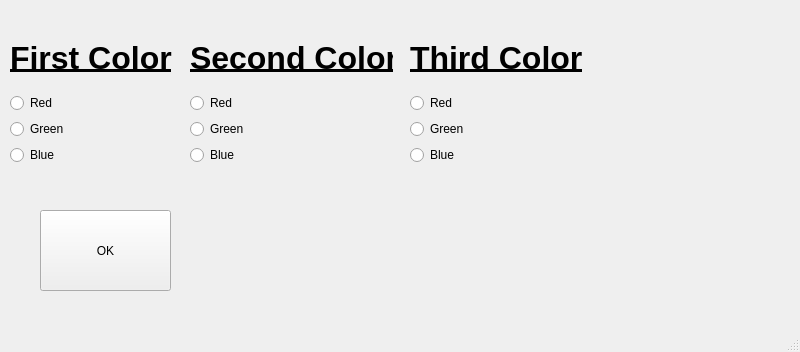
<?xml version="1.0" encoding="UTF-8"?>
<ui version="4.0">
 <class>MainWindow</class>
 <widget class="QMainWindow" name="MainWindow">
  <property name="geometry">
   <rect>
    <x>0</x>
    <y>0</y>
    <width>800</width>
    <height>352</height>
   </rect>
  </property>
  <property name="windowTitle">
   <string>MainWindow</string>
  </property>
  <widget class="QWidget" name="centralwidget">
   <widget class="QWidget" name="widget" native="true">
    <property name="geometry">
     <rect>
      <x>90</x>
      <y>80</y>
      <width>120</width>
      <height>80</height>
     </rect>
    </property>
   </widget>
   <widget class="QPushButton" name="pushButton">
    <property name="geometry">
     <rect>
      <x>40</x>
      <y>210</y>
      <width>131</width>
      <height>81</height>
     </rect>
    </property>
    <property name="text">
     <string>OK</string>
    </property>
   </widget>
   <widget class="QLabel" name="label_4">
    <property name="geometry">
     <rect>
      <x>210</x>
      <y>200</y>
      <width>381</width>
      <height>111</height>
     </rect>
    </property>
    <property name="text">
     <string/>
    </property>
   </widget>
   <widget class="QWidget" name="">
    <property name="geometry">
     <rect>
      <x>190</x>
      <y>30</y>
      <width>203</width>
      <height>135</height>
     </rect>
    </property>
    <layout class="QVBoxLayout" name="verticalLayout">
     <item>
      <widget class="QLabel" name="label_3">
       <property name="text">
        <string>&lt;html&gt;&lt;head/&gt;&lt;body&gt;&lt;p&gt;&lt;span style=&quot; font-size:24pt; font-weight:600; text-decoration: underline; color:#000000;&quot;&gt;Second Color&lt;/span&gt;&lt;/p&gt;&lt;/body&gt;&lt;/html&gt;</string>
       </property>
      </widget>
     </item>
     <item>
      <widget class="QRadioButton" name="red2">
       <property name="styleSheet">
        <string notr="true">font: 57 11pt &quot;Ubuntu&quot;;
font: 75 italic 11pt &quot;URW Bookman L&quot;;</string>
       </property>
       <property name="text">
        <string>Red</string>
       </property>
      </widget>
     </item>
     <item>
      <widget class="QRadioButton" name="green2">
       <property name="styleSheet">
        <string notr="true">font: 57 11pt &quot;Ubuntu&quot;;
font: 75 italic 11pt &quot;URW Bookman L&quot;;</string>
       </property>
       <property name="text">
        <string>Green</string>
       </property>
      </widget>
     </item>
     <item>
      <widget class="QRadioButton" name="blue2">
       <property name="styleSheet">
        <string notr="true">font: 57 11pt &quot;Ubuntu&quot;;
font: 75 italic 11pt &quot;URW Bookman L&quot;;</string>
       </property>
       <property name="text">
        <string>Blue</string>
       </property>
      </widget>
     </item>
    </layout>
   </widget>
   <widget class="QWidget" name="">
    <property name="geometry">
     <rect>
      <x>10</x>
      <y>30</y>
      <width>164</width>
      <height>135</height>
     </rect>
    </property>
    <layout class="QVBoxLayout" name="verticalLayout_2">
     <item>
      <widget class="QLabel" name="label">
       <property name="text">
        <string>&lt;html&gt;&lt;head/&gt;&lt;body&gt;&lt;p&gt;&lt;span style=&quot; font-size:24pt; font-weight:600; text-decoration: underline; color:#000000;&quot;&gt;First Color&lt;/span&gt;&lt;/p&gt;&lt;/body&gt;&lt;/html&gt;</string>
       </property>
      </widget>
     </item>
     <item>
      <widget class="QRadioButton" name="red1">
       <property name="styleSheet">
        <string notr="true">font: 57 11pt &quot;Ubuntu&quot;;
font: 75 italic 11pt &quot;URW Bookman L&quot;;</string>
       </property>
       <property name="text">
        <string>Red</string>
       </property>
      </widget>
     </item>
     <item>
      <widget class="QRadioButton" name="green1">
       <property name="styleSheet">
        <string notr="true">font: 57 11pt &quot;Ubuntu&quot;;
font: 75 italic 11pt &quot;URW Bookman L&quot;;</string>
       </property>
       <property name="text">
        <string>Green</string>
       </property>
      </widget>
     </item>
     <item>
      <widget class="QRadioButton" name="blue1">
       <property name="styleSheet">
        <string notr="true">font: 57 11pt &quot;Ubuntu&quot;;
font: 75 italic 11pt &quot;URW Bookman L&quot;;</string>
       </property>
       <property name="text">
        <string>Blue</string>
       </property>
      </widget>
     </item>
    </layout>
   </widget>
   <widget class="QWidget" name="">
    <property name="geometry">
     <rect>
      <x>410</x>
      <y>30</y>
      <width>173</width>
      <height>135</height>
     </rect>
    </property>
    <layout class="QVBoxLayout" name="verticalLayout_3">
     <item>
      <widget class="QLabel" name="label_2">
       <property name="text">
        <string>&lt;html&gt;&lt;head/&gt;&lt;body&gt;&lt;p&gt;&lt;span style=&quot; font-size:24pt; font-weight:600; text-decoration: underline; color:#000000;&quot;&gt;Third Color&lt;/span&gt;&lt;/p&gt;&lt;/body&gt;&lt;/html&gt;</string>
       </property>
      </widget>
     </item>
     <item>
      <widget class="QRadioButton" name="red3">
       <property name="styleSheet">
        <string notr="true">font: 57 11pt &quot;Ubuntu&quot;;
font: 75 italic 11pt &quot;URW Bookman L&quot;;</string>
       </property>
       <property name="text">
        <string>Red</string>
       </property>
      </widget>
     </item>
     <item>
      <widget class="QRadioButton" name="green3">
       <property name="styleSheet">
        <string notr="true">font: 57 11pt &quot;Ubuntu&quot;;
font: 75 italic 11pt &quot;URW Bookman L&quot;;</string>
       </property>
       <property name="text">
        <string>Green</string>
       </property>
      </widget>
     </item>
     <item>
      <widget class="QRadioButton" name="blue3">
       <property name="styleSheet">
        <string notr="true">font: 57 11pt &quot;Ubuntu&quot;;
font: 75 italic 11pt &quot;URW Bookman L&quot;;</string>
       </property>
       <property name="text">
        <string>Blue</string>
       </property>
      </widget>
     </item>
    </layout>
   </widget>
  </widget>
  <widget class="QMenuBar" name="menubar">
   <property name="geometry">
    <rect>
     <x>0</x>
     <y>0</y>
     <width>800</width>
     <height>22</height>
    </rect>
   </property>
  </widget>
  <widget class="QStatusBar" name="statusbar"/>
 </widget>
 <resources/>
 <connections/>
</ui>
